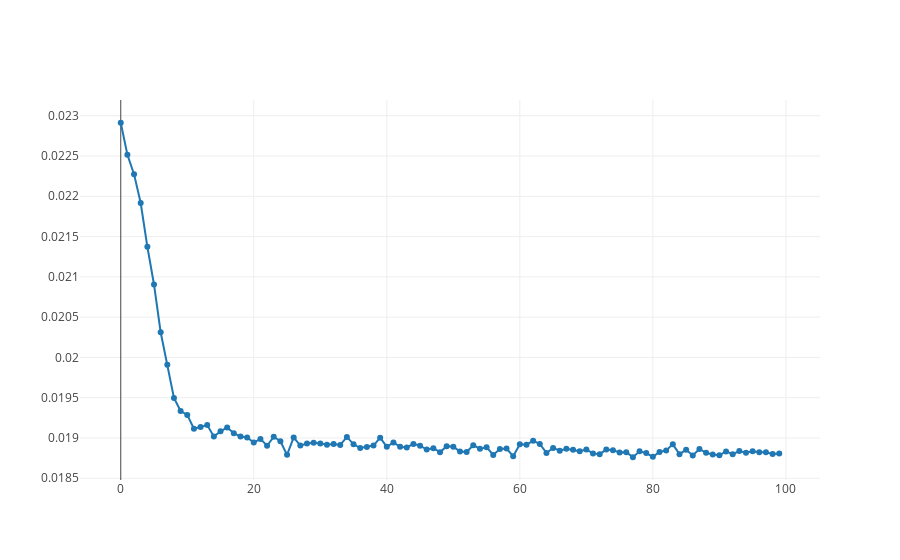

Write notebook code for a chart like this one.
### Code cell
#Training Metrics

# Create traces
trace0 = Scatter(
    y = history.history['loss'],
    mode = 'markers+lines',
    name = 'Train'
)
#trace1 = go.Scatter(
#    y = history.history['val_loss'],
#    mode = 'markers+lines',
#    name = 'Test'
#)

data = [trace0]

plotly.offline.iplot(data, filename='Loss+ValLoss')

trainPredict = scaler.inverse_transform(trainPredict)
trainY = scaler.inverse_transform([trainY])
testPredict = scaler.inverse_transform(testPredict)
testY = scaler.inverse_transform([testY])

trainScore = math.sqrt(mean_squared_error(trainY[0], trainPredict[:, 0]))
print('Train Score: %.2f RMSE' % (trainScore))
testScore = math.sqrt(mean_squared_error(testY[0], testPredict[:, 0]))
print('Test Score: %.2f RMSE' % (testScore))

### Figure 1 — Plotly figure (JSON) as saved in the notebook; plotly's stock layout.template omitted (floating-point values rounded to 4 significant figures)
{"data": [{"mode": "markers+lines", "name": "Train", "type": "scatter", "y": [0.02291, 0.02251, 0.02227, 0.02192, 0.02137, 0.02091, 0.02031, 0.01991, 0.0195, 0.01933, 0.01929, 0.01911, 0.01914, 0.01916, 0.01902, 0.01908, 0.01913, 0.01906, 0.01902, 0.01901, 0.01894, 0.01899, 0.0189, 0.01902, 0.01896, 0.01879, 0.01901, 0.01891, 0.01893, 0.01894, 0.01893, 0.01891, 0.01893, 0.01891, 0.01901, 0.01892, 0.01888, 0.01889, 0.01891, 0.019, 0.01889, 0.01894, 0.01889, 0.01888, 0.01893, 0.0189, 0.01886, 0.01887, 0.01882, 0.0189, 0.01889, 0.01883, 0.01883, 0.01891, 0.01887, 0.01889, 0.01879, 0.01886, 0.01887, 0.01877, 0.01892, 0.01892, 0.01897, 0.01893, 0.01881, 0.01888, 0.01884, 0.01887, 0.01885, 0.01884, 0.01886, 0.01881, 0.0188, 0.01886, 0.01885, 0.01882, 0.01882, 0.01876, 0.01883, 0.01881, 0.01877, 0.01883, 0.01885, 0.01892, 0.0188, 0.01885, 0.01878, 0.01886, 0.01882, 0.0188, 0.01879, 0.01883, 0.0188, 0.01884, 0.01882, 0.01883, 0.01882, 0.01882, 0.0188, 0.01881]}], "layout": {}}
